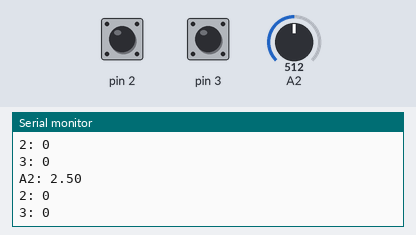
This sketch was run on a simulated Arduino Uno, built with avr-gcc and run on an emulated ATmega328P. Shown: the last lines printed to the serial monitor. Inputs (shaded band) come from the test bench; at power-on: A2 = 512, pin 2 HIGH, pin 3 HIGH.

Above: at 1.3 s.
1.4 s: A2 set to 716
At 1.82 s:
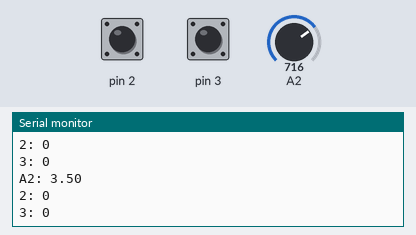
2.9 s: pin 2 pulled LOW for 0.6 s
5.0 s: pin 3 pulled LOW for 0.6 s
At 5.32 s:
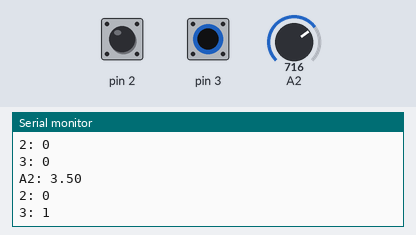
7.1 s: A2 set to 900
At 7.83 s:
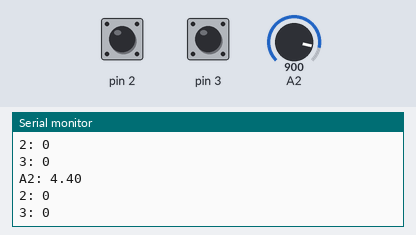
Timing chart, 0 to 9.6 s (numbered marks = the images above; inputs shaded):
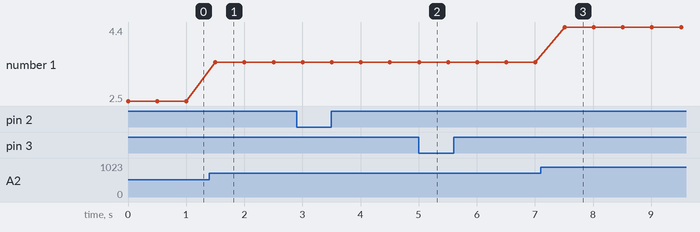

The sketch:

potential_of_sound.ino
```cpp
/* Very beginner(y) thing I made*/
/* Just bought an arduino and bro, why didn't I buy one years ago?? */
void setup() {
    Serial.begin(9600);
    pinMode(2, INPUT_PULLUP);
    pinMode(3, INPUT_PULLUP);
}

void loop() {
    /* Just sends voltage read from the potentiometer, and which buttons are pressed to python */
    /* Python can then interpret the signals from a potentiometer as a knob being turned */
    /* And button... As a button */
    int raw = analogRead(A2);
    int buttonPushed1 = !digitalRead(2);
    int buttonPushed2 = !digitalRead(3);
    float volts = raw * (5.0 / 1023.0);

    Serial.println(String("A2: ") + volts);
    Serial.println(String("2: ") + buttonPushed1);
    Serial.println(String("3: ") + buttonPushed2);
    delay(500);
}
```

Measured:
- after the input at 1.4 s, the serial monitor: prints a new line after 0.10 s (image 1)
- after the input at 5.0 s, the serial monitor: prints a new line at once (image 2)
- after the input at 7.1 s, the serial monitor: prints a new line after 0.41 s (image 3)
- plotted number 1: 2.5 → 3.5 after the input at 1.4 s, 3.5 → 4.4 after the input at 7.1 s
